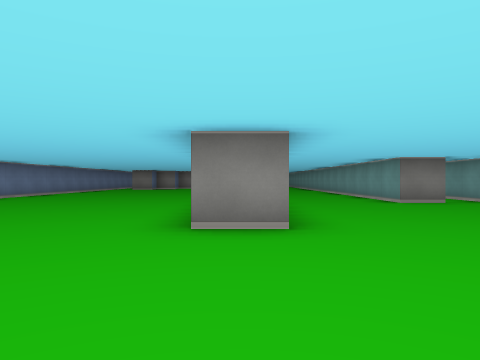
View 1 (above)

24 first-person views from a walk through a cub3D level. The camera is about half as high as the walls, looks level and sees 70° across. The floor is counted in squares. Each view is taken from the middle of a square. On the plan, view 1 faces up. The plan holds only what a view shows up to about 9 squares ahead; the rest is blank.

View 2
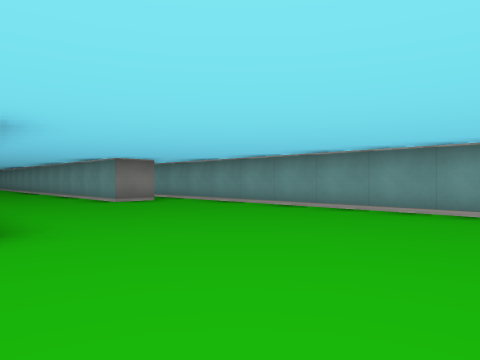

View 3
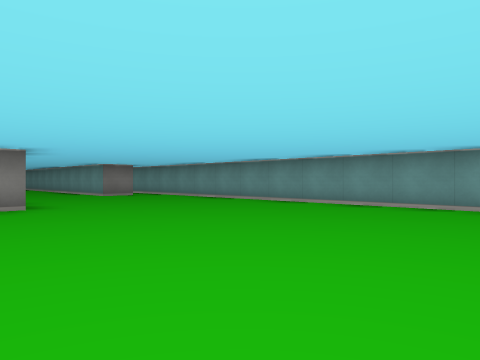

View 4
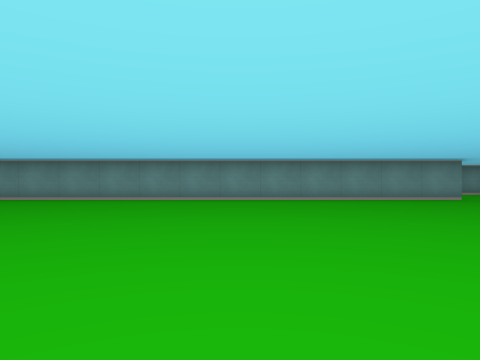

View 5
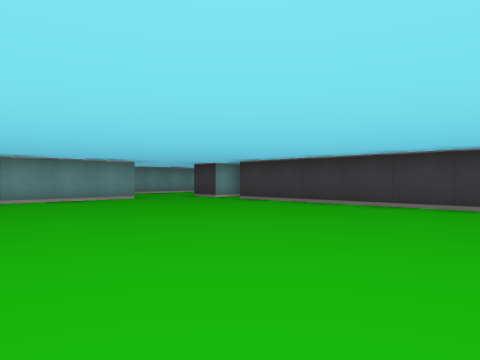

View 6
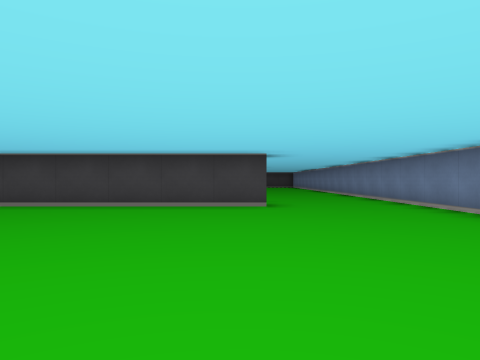

View 7
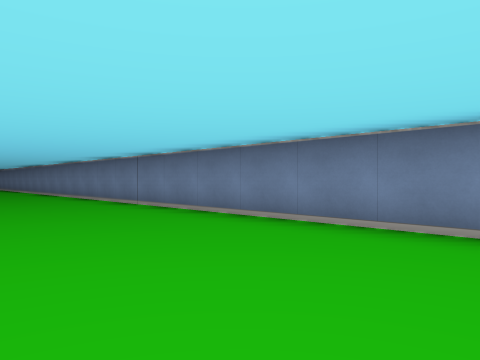

View 8
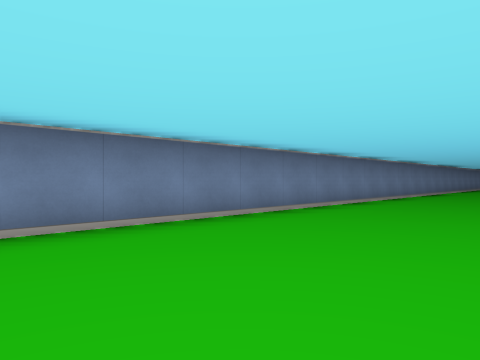

View 9
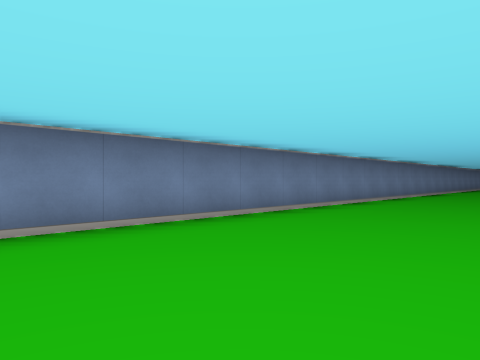

View 10
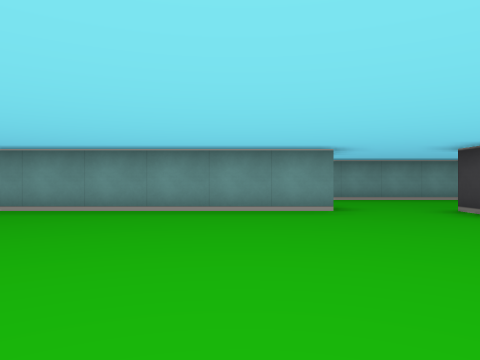

View 11
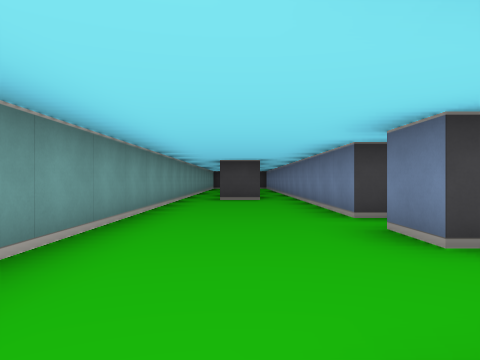

View 12
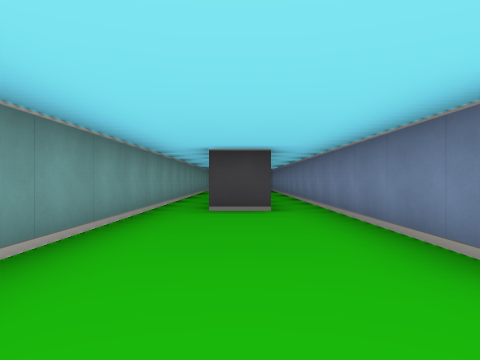

View 13
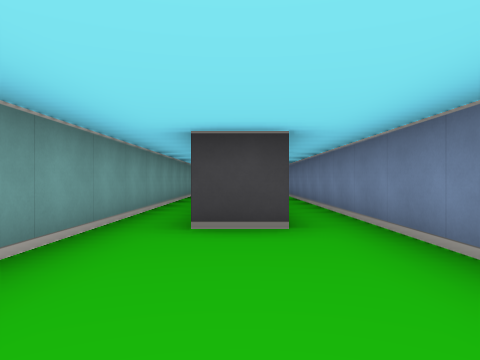

View 14
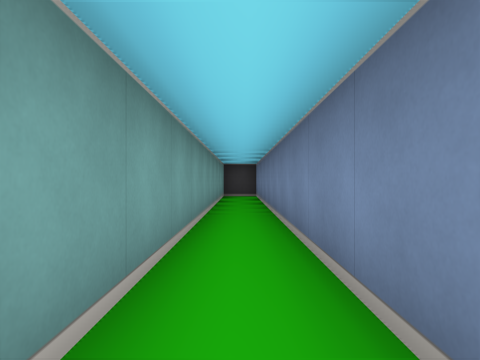

View 15
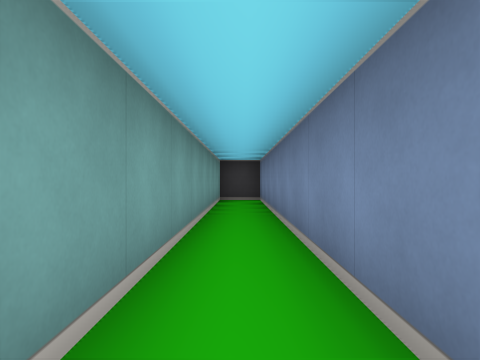

View 16
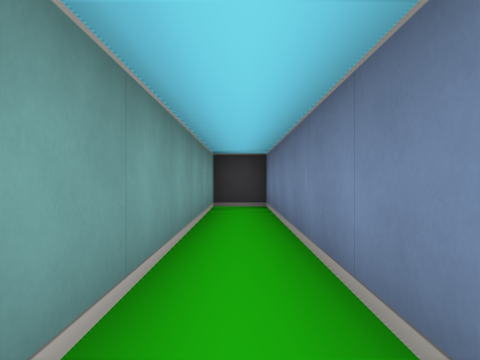

View 17
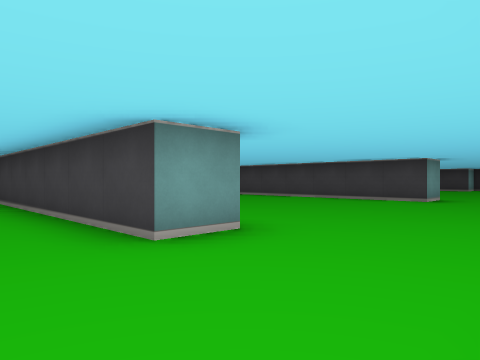

View 18
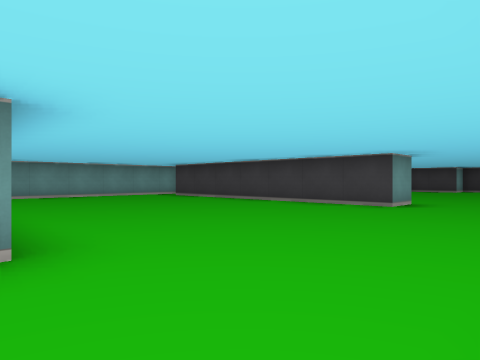

View 19
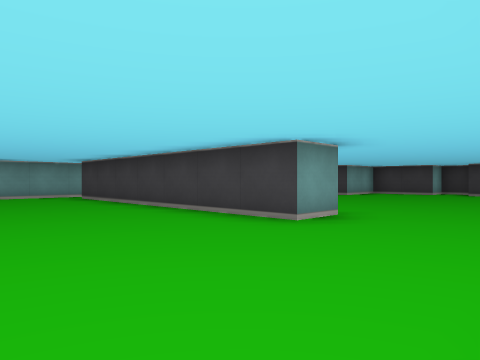

View 20
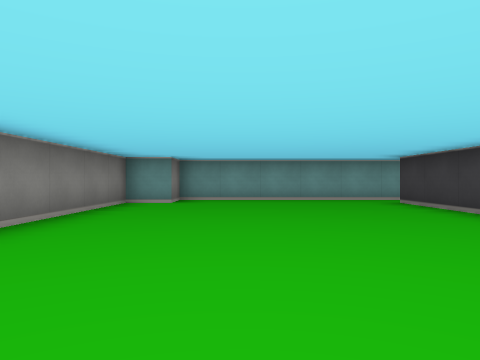

View 21
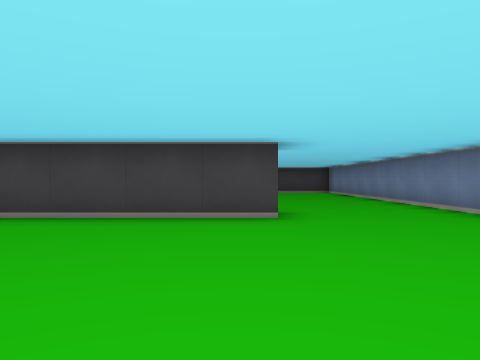

View 22
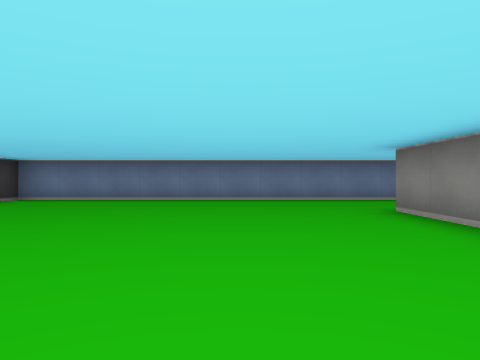

View 23
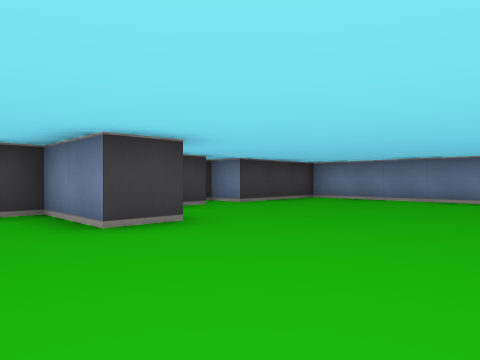

View 24
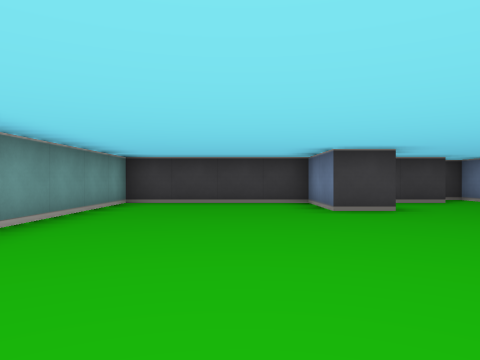

### Floor plan
Points are (right, up) in squares from view 1. A wall is a line through its corners. A room is listed if a view was taken in it or the views show most of it. See-through windows are left out.
Room 1 (views 1, 2, 3, 4, 5, 6, 7, 8, 9, 10, 17, 18, 19, 20, 21, 22, 23, 24)
walls: (0.5, 3.5) (-0.5, 3.5); (5.5, -9.6) (5.5, 7.5); (-3.5, -12.5) (-3.5, -11.5) (3.2, -11.5); (-6.5, 6.2) (-6.5, -14); (4.6, 7.5) (3.5, 7.5) (3.5, 9.2); (-6.5, -18.1) (-6.5, -27.5) (-3.5, -27.5) (-3.5, -28.5) (-3, -28.5); (-1.5, -19.5) (-3.5, -19.5) (-3.5, -18.5) (3.5, -18.5); (4.5, -19) (4.5, -13.5) (3.5, -13.5) (3.5, -12.5) (-0.5, -12.5); (-0.5, -25.5) (0.5, -25.5) (0.5, -27.5) (4.5, -27.5) (4.5, -23.5); (-2.5, -27.5) (-1.4, -27.5)
ways out: opening at (5, 8.5) to room 2; opening at (5.5, -10.5) to room 2
Room 2 (views 11, 12, 13, 14, 15, 16)
walls: (5.5, 7.5) (5.5, 9); (5, -11.5) (5.5, -11.5) (5.5, -12.5); (5, -13.5) (5.5, -13.5) (5.5, -28.5) (6.5, -28.5) (6.5, -18.6); (6.5, -17.5) (7.5, -17.5); (8.5, -23) (8.5, -10.2)
ways out: opening at (5, 8.5) to room 1; opening at (5.5, -10.5) to room 1

Positions as (right, up) in squares from view 1, and headings:
1: (0, 0), facing up
2: (0, 0), facing up-right
3: (-1, -3), facing up-right
4: (-3, -4), facing right
5: (-3, -5), facing down-right
6: (-3, -5), facing down
7: (-3, -3), facing down-left
8: (-3, -7), facing up-left
9: (-3, -3), facing up-left
10: (0, -8), facing right
11: (7, -9), facing down
12: (7, -12), facing down
13: (7, -14), facing down
14: (6, -18), facing down
15: (6, -20), facing down
16: (6, -22), facing down
17: (-6, -10), facing down-right
18: (-6, -12), facing down-right
19: (-6, -15), facing down-right
20: (-4, -15), facing right
21: (-3, -14), facing down
22: (2, -22), facing left
23: (2, -22), facing down-left
24: (2, -20), facing down
